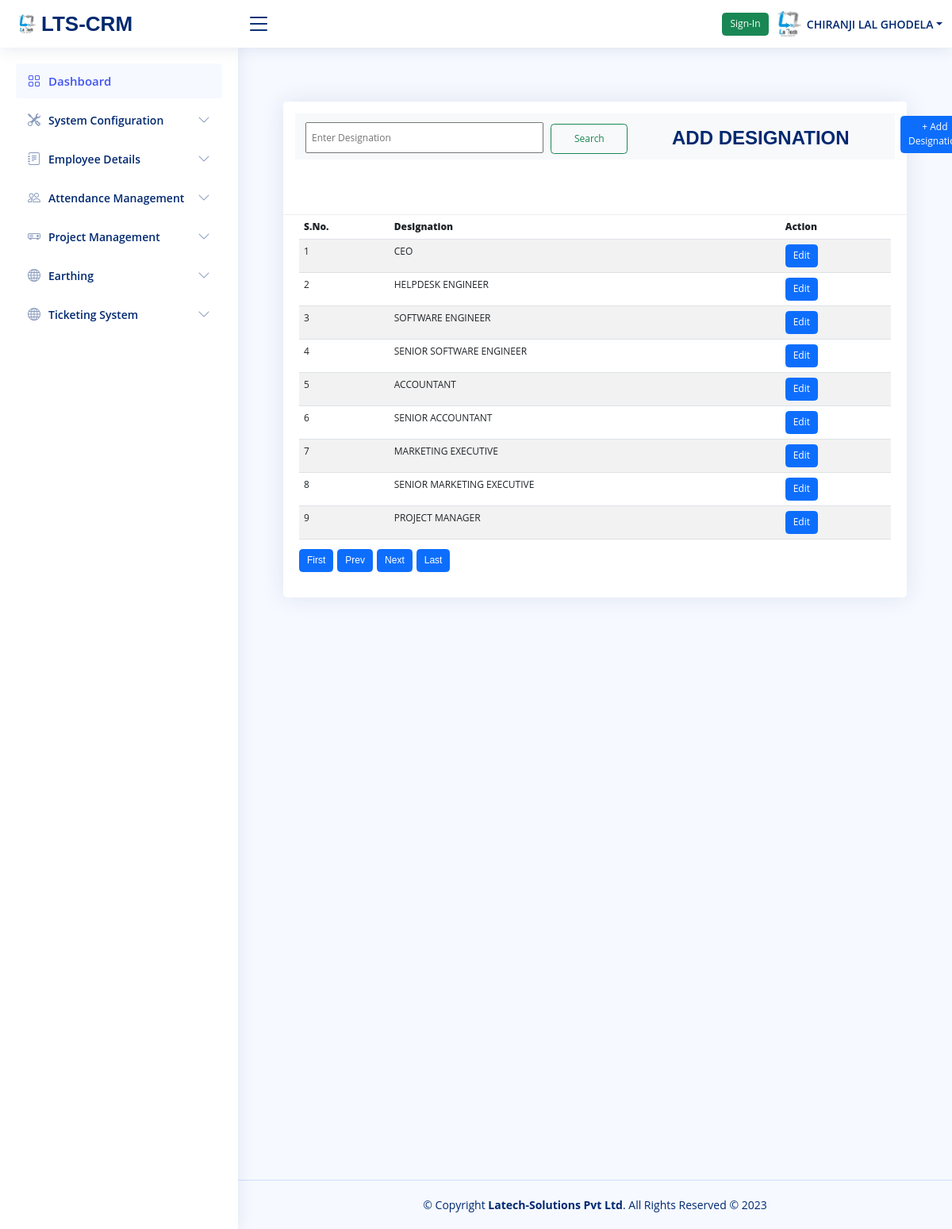
The app's page /PFC.php?PageName=view_designation_details (signed in) with its own data.
### tables this page shows
CREATE TABLE `designation` (
  `desig_id` int(11) NOT NULL,
  `Designation` varchar(200) NOT NULL
);

### Pages/view_designation_details.php (the view, shortened to what this page needs)
<?php
require_once 'connection.php';
include("Pages/pagi_script.php");
?>
<main id="main" class="main">
<div class="midde_cont">
  <div class="container-fluid">
<div class="row column1">
  <div class="col-md-12">
        <div class="container py-5">
            <div class="card mt-3">
                <div class="card-header">
                <nav class="navbar navbar-light bg-light">
                   <form method="POST">
                      <input type="text" name="searchvalue" style="margin-left: 13px;height:39px;padding:6px;width:300px;margin-top: 5px;"  placeholder="Enter Designation" value="">&nbsp;&nbsp;
                       <input type="submit" class="btn btn-outline-success my-2 my-sm-0" style="height: 38px;padding: 1px;width: 97px;" type="submit" name="submitsearch" value="Search">
                        <button type="button" class="btn btn-primary" data-bs-toggle="modal" data-bs-target="#myModal" style="margin-left: 763px;margin-top: -69px;"> + Add Designation</button>
                      <h2 style="color:#012970;margin-left:475px;margin-top:-52px;;"><b>ADD DESIGNATION</b></h2>
                    </form>
              </nav><br><br><br>
                </div>
         <div class="card-body">
            <table  class="hover table table-striped" style="width:100%">
            <thead class="thead-pink" >
              <tr>
                 <th><b>S.No.</b></th>
                 <th><b>Designation</b></th>
                 <th><b> Action</b></th>
               </tr>
                </thead>
                <tbody>
                <?php
                  $sql = "SELECT * FROM `designation` order by `desig_id` LIMIT $offset, $no_of_records_per_page";
                  $result = $conn->query($sql);
                  if ($result->num_rows > 0)
                  {
                    $cnt=0;
                   while($row = $result->fetch_assoc())
                    {?>
                    <tr>
                      <td><?php echo ++$cnt;?></td>
                      <td><?php echo $row['Designation'];?></td>
                      <td><button  data-bs-toggle='modal' class='btn btn-primary editbtn'>Edit</button></td>
                    </tr>
                      <?php
                    }
                  }
                  ?>
                 </tbody>
            </table>
            <?php
                 $sql1 = "SELECT * from designation";
                 echo htmlContent($conn,$sql1,$no_of_records_per_page,$offset,$pageno);
             ?>
           </div>
</main>
  <br/><br/><br/><br/><br/><br/><br/><br/><br/><br/><br/><br/><br/><br/><br/><br/><br/><br/>
  <br/><br/><br/><br/><br/><br/><br/><br/><br/><br/><br/><br/><br/><br/><br/><br/><br/><br/>

### assets/css/style.css (style rules this page uses)
:root { scroll-behavior: smooth; }
body { font-family: "Open Sans", sans-serif; background: #f6f9ff; color: #444444; }
h1, h2, h3, h4, h5, h6 { font-family: "Nunito", sans-serif; }
#main { margin-top: 60px; padding: 20px 30px; transition: all 0.3s; }
.card { margin-bottom: 30px; border: none; border-radius: 5px; box-shadow: 0px 0 30px rgba(1, 41, 112, 0.1); }
.card-header, .card-footer { border-color: #ebeef4; background-color: #fff; color: #798eb3; padding: 15px; }
.card-body { padding: 0 20px 20px 20px; }
@media (min-width: 1200px) { #main, #footer { margin-left: 300px; } }

### PFC.php (style rules this page uses)
html { font-size: 12px; }

### records on screen
designation: Designation "CEO"
designation: Designation "HELPDESK ENGINEER"
designation: Designation "SOFTWARE ENGINEER"
designation: Designation "SENIOR SOFTWARE ENGINEER"
designation: Designation "ACCOUNTANT"
designation: Designation "SENIOR ACCOUNTANT"
designation: Designation "MARKETING EXECUTIVE"
designation: Designation "SENIOR MARKETING EXECUTIVE"
designation: Designation "PROJECT MANAGER"

### other values on screen
$_SESSION['PFC_EmpName'] "CHIRANJI LAL GHODELA"
